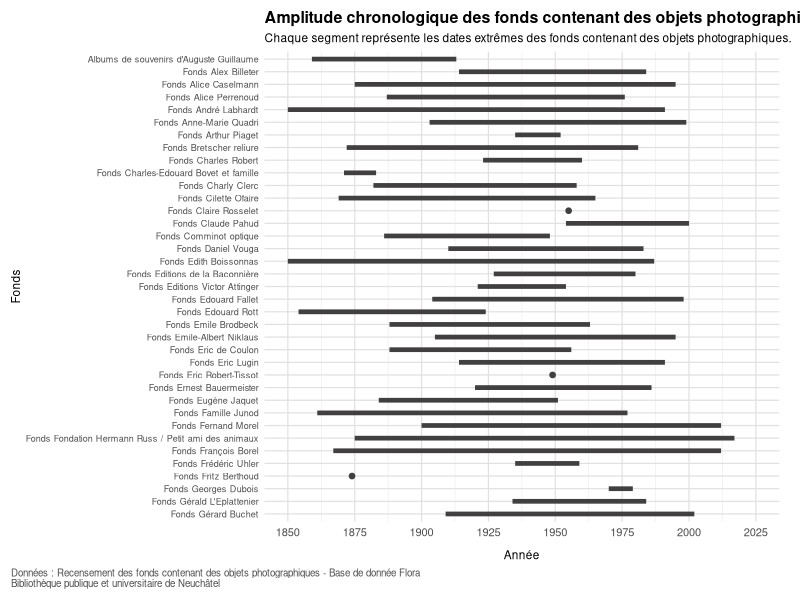
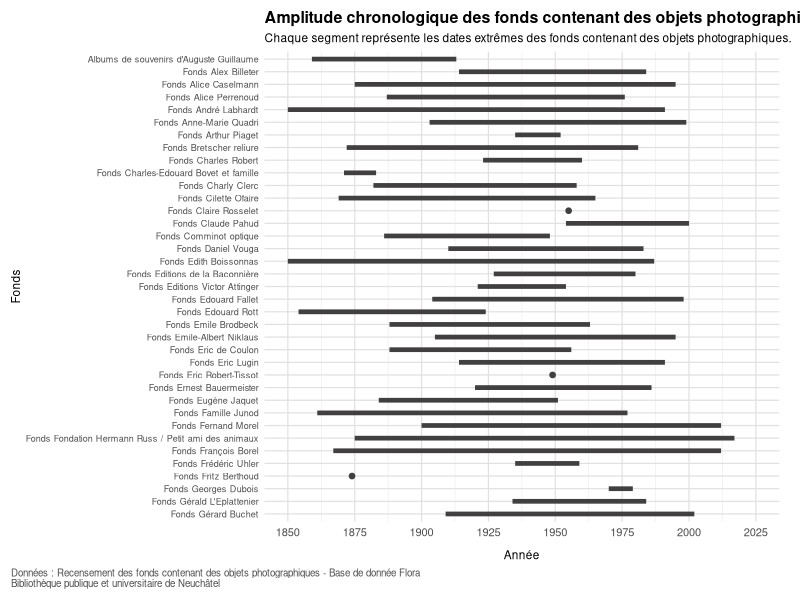
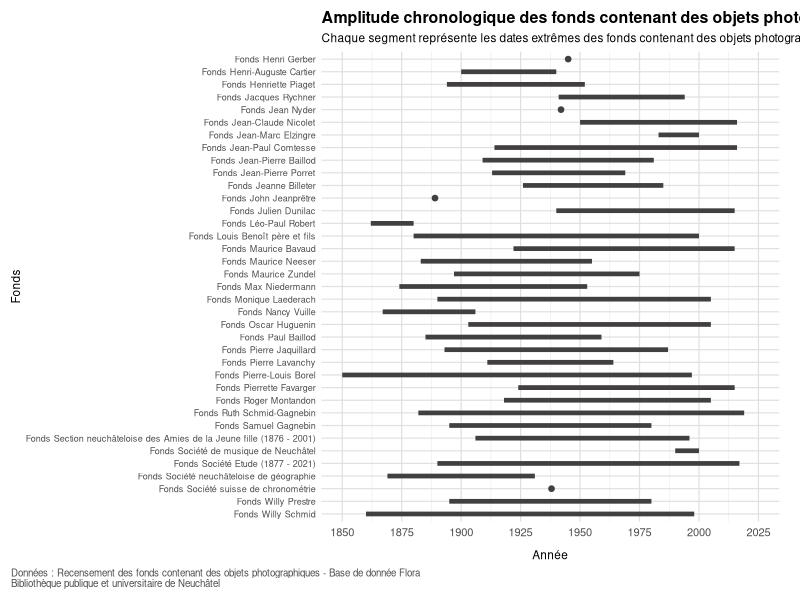
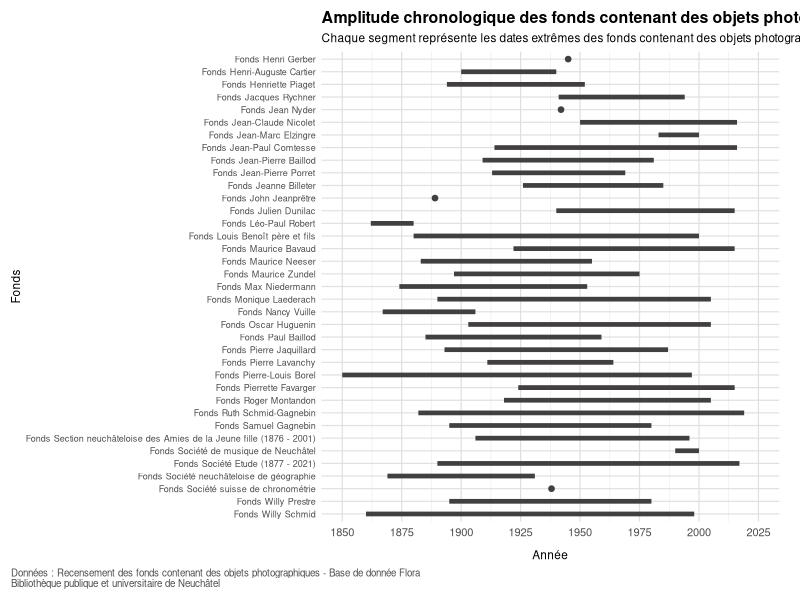

Here is the R script that generated these plots, in order:
# Romain Margaron
# Dans le cadre du Master Patrimoine régional et humanités numériques, Université de Neuchâtel
# Pour le travail de mémoire intitulé :
# Valoriser les archives photographiques par la datavisualisation : potentiel d’un outil de médiation dans trois institutions patrimoniales neuchâteloises.
# Réalisé entre avril et août 2026.

# Etape 1 : Import

# Répertoire de travail
setwd("C:/Users/raiku/Documents/Memoire_RM/dataviz/BPUN/frise_chronologique")

# Librairies

library(ggplot2)
library(dplyr)
library(readxl)
library(stringr)


df <- read_excel("df_inventaire_bpun.xlsx")

# Mise en page

export_width <- 25.7
export_height <- 17.0
export_units <- "cm"

font_title <- 11.5
font_subtitle <- 8.5
font_caption <- 7
font_axis_y <- 6.5
font_axis_x <- 8
line_width_bar <- 1.6

# Etape 2 : Préparation des données

df_fonds_base <- df %>%
  mutate(
    fonds = stringr::str_squish(as.character(fonds)),
    date_min = suppressWarnings(as.numeric(dates_min)),
    date_max = suppressWarnings(as.numeric(dates_max))
  ) %>%
  mutate(
    date_min_eff = dplyr::coalesce(date_min, date_max),
    date_max_eff = dplyr::coalesce(date_max, date_min)
  )

# Agrégation par fonds
df_fonds_agg <- df_fonds_base %>%
  group_by(fonds) %>%
  summarise(
    start = suppressWarnings(min(date_min_eff, na.rm = TRUE)),
    end = suppressWarnings(max(date_max_eff, na.rm = TRUE)),
    .groups = "drop"
  ) %>%
  filter(!is.infinite(start), !is.infinite(end), !is.na(start), !is.na(end), end >= start) %>%
  filter(start >= 1850, start <= 2025) %>%
  mutate(
    end = pmin(2025, end)
  )

unique_fonds <- sort(unique(df_fonds_agg$fonds))

# Séparation en 2 parties
half_n <- ceiling(length(unique_fonds) / 2)
fonds_group1 <- unique_fonds[1:half_n]
fonds_group2 <- unique_fonds[(half_n + 1):length(unique_fonds)]

# Sous-ensemble 1
df_group1 <- df_fonds_agg %>%
  filter(fonds %in% fonds_group1) %>%
  mutate(
    fonds_ord = factor(fonds, levels = rev(fonds_group1))
  )

# Sous-ensemble 2
df_group2 <- df_fonds_agg %>%
  filter(fonds %in% fonds_group2) %>%
  mutate(
    fonds_ord = factor(fonds, levels = rev(fonds_group2))
  )

subtitle_text <- "Chaque segment représente les dates extrêmes des fonds contenant des objets photographiques."

# Etape 3 : Visualisation de la partie 1

p_frise_group1 <- ggplot(df_group1) +
  geom_segment(aes(x = start, xend = end, y = fonds_ord, yend = fonds_ord),
    linewidth = line_width_bar, color = "#413f3f"
  ) +
  geom_point(
    data = dplyr::filter(df_group1, start == end), aes(x = start, y = fonds_ord),
    size = line_width_bar, color = "#413f3f"
  ) +
  scale_x_continuous(limits = c(1850, 2025), breaks = seq(1850, 2025, by = 25)) +
  labs(
    title = "Amplitude chronologique des fonds contenant des objets photographiques - Partie 1",
    subtitle = subtitle_text,
    x = "Année",
    y = "Fonds",
    caption = "Données : Recensement des fonds contenant des objets photographiques - Base de donnée Flora\nBibliothèque publique et universitaire de Neuchâtel"
  ) +
  theme_minimal(base_size = 9) +
  theme(
    plot.title = element_text(face = "bold", size = font_title, hjust = 0),
    plot.subtitle = element_text(size = font_subtitle, lineheight = 1.1),
    plot.caption = element_text(size = font_caption, colour = "grey30", hjust = 0),
    plot.caption.position = "plot",
    legend.position = "none",
    axis.text.y = element_text(size = font_axis_y),
    axis.text.x = element_text(size = font_axis_x),
    axis.title.x = element_text(size = font_axis_x + 0.5, margin = margin(t = 8)),
    axis.title.y = element_text(size = font_axis_x + 0.5, margin = margin(r = 2)),
    plot.margin = margin(t = 8, r = 15, b = 8, l = 8),
    panel.grid.major = element_line(colour = "#E0E0E0"),
    panel.grid.minor = element_line(colour = "#EBEBEB")
  ) +
  coord_cartesian(xlim = c(1850, 2025), clip = "off")

# Sauvegarde
ggsave("frise_fonds_bpun_A_F_simple.jpeg", p_frise_group1, width = export_width, height = export_height, units = export_units, dpi = 300, bg = "white")
ggsave("frise_fonds_bpun_A_F_simple.svg", p_frise_group1, width = export_width, height = export_height, units = export_units, dpi = 300, bg = "white")

# Etape 4 : Visualisation de la partie 2

p_frise_group2 <- ggplot(df_group2) +
  geom_segment(aes(x = start, xend = end, y = fonds_ord, yend = fonds_ord),
    linewidth = line_width_bar, color = "#413f3f"
  ) +
  geom_point(
    data = dplyr::filter(df_group2, start == end), aes(x = start, y = fonds_ord),
    size = line_width_bar, color = "#413f3f"
  ) +
  scale_x_continuous(limits = c(1850, 2025), breaks = seq(1850, 2025, by = 25)) +
  labs(
    title = "Amplitude chronologique des fonds contenant des objets photographiques - Partie 2",
    subtitle = subtitle_text,
    x = "Année",
    y = "Fonds",
    caption = "Données : Recensement des fonds contenant des objets photographiques - Base de donnée Flora\nBibliothèque publique et universitaire de Neuchâtel"
  ) +
  theme_minimal(base_size = 9) +
  theme(
    plot.title = element_text(face = "bold", size = font_title, hjust = 0),
    plot.subtitle = element_text(size = font_subtitle, lineheight = 1.1),
    plot.caption = element_text(size = font_caption, colour = "grey30", hjust = 0),
    plot.caption.position = "plot",
    legend.position = "none",
    axis.text.y = element_text(size = font_axis_y),
    axis.text.x = element_text(size = font_axis_x),
    axis.title.x = element_text(size = font_axis_x + 0.5, margin = margin(t = 8)),
    axis.title.y = element_text(size = font_axis_x + 0.5, margin = margin(r = 2)),
    plot.margin = margin(t = 8, r = 15, b = 8, l = 8),
    panel.grid.major = element_line(colour = "#E0E0E0"),
    panel.grid.minor = element_line(colour = "#EBEBEB")
  ) +
  coord_cartesian(xlim = c(1850, 2025), clip = "off")

# Sauvegarde
ggsave("frise_fonds_bpun_G_Z_simple.jpeg", p_frise_group2, width = export_width, height = export_height, units = export_units, dpi = 300, bg = "white")
ggsave("frise_fonds_bpun_G_Z_simple.svg", p_frise_group2, width = export_width, height = export_height, units = export_units, dpi = 300, bg = "white")
